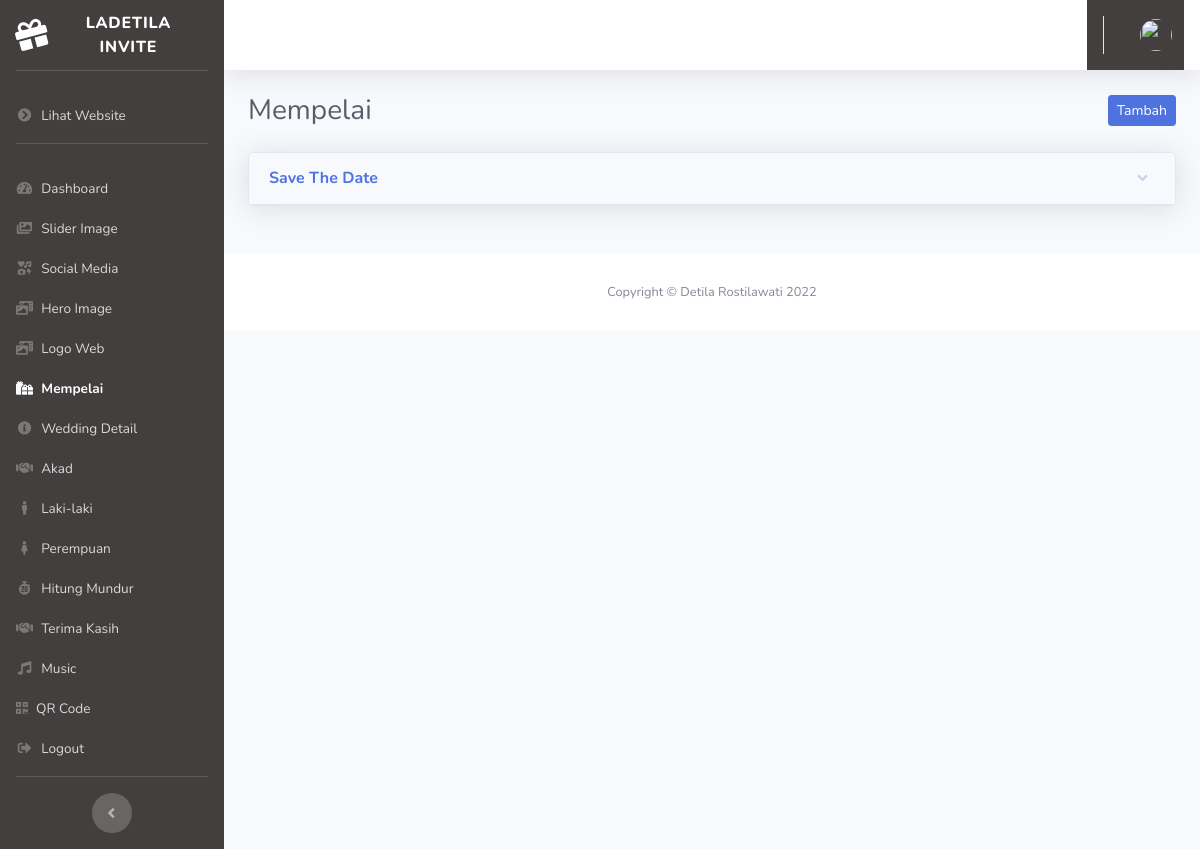
/index.php/admin/mempelai, run on the app's committed database.
### tables this page shows
CREATE TABLE `user_sub_menu` (
  `id` int(11) NOT NULL,
  `title` varchar(128) NOT NULL,
  `url` varchar(128) NOT NULL,
  `icon` varchar(128) NOT NULL
);

CREATE TABLE `nama_mempelai` (
  `id` int(11) NOT NULL,
  `nama_lk` varchar(255) NOT NULL,
  `nama_pr` varchar(255) NOT NULL,
  `save_the_date` varchar(255) NOT NULL,
  `tanggal` varchar(255) NOT NULL,
  `image` varchar(255) NOT NULL,
  `alamat` varchar(500) NOT NULL
);

### application/controllers/Admin.php (called while the page is built, shortened)
<?php
class Admin extends CI_Controller
{
    public function mempelai()
    {
        $data['title'] = 'Mempelai';
        $data['user'] = $this->db->get_where('user', ['email' => $this->session->userdata('email')])->row_array();
        $this->db->order_by('id', 'DESC');
        $data['mempelai'] = $this->db->get('nama_mempelai')->result_array();
        $this->form_validation->set_rules('nama_lk', 'Nama laki-Laki', 'required');
        $this->form_validation->set_rules('nama_pr', 'Nama Perempuan', 'required');
        $this->form_validation->set_rules('save_the_date', 'Save The Date', 'required');
        $this->form_validation->set_rules('tanggal', 'tanggal', 'required');
        $this->form_validation->set_rules('alamat', 'Alamat', 'required');
        if ($this->form_validation->run() == false) {
            $this->load->view('templates/header', $data);
            $this->load->view('templates/sidebar', $data);
            $this->load->view('templates/topbar', $data);
            $this->load->view('admin/mempelai', $data);
            $this->load->view('templates/footer');
        }
    }
}

### index.php (called while the page is built, shortened)
<?php
require_once BASEPATH.'core/CodeIgniter.php';

### application/views/admin/mempelai.php (the view, shortened to what this page needs)
<div class="container-fluid">
    <div class="d-sm-flex align-items-center justify-content-between mb-4">
        <h1 class="h3 mb-0 text-gray-800"><?= $title; ?></h1>
        <button class="btn btn-sm btn-primary float-right" data-toggle="modal" data-target="#tambahmempelaiModal"> Tambah</button>
    </div>
    <div class="row">
        <?php foreach ($mempelai as $m) : ?>
            <div class="col-xl col-md mb-4">
                <div class="card shadow mb-4">
                    <a href="#collapseCardExample" class="d-block card-header py-3" data-toggle="collapse" role="button" aria-expanded="true" aria-controls="collapseCardExample">
                        <h6 class="m-0 font-weight-bold text-primary"><?= $m['save_the_date']; ?></h6>
                    </a>
                </div>
            </div>
        <?php endforeach; ?>
    </div>
</div>

### application/views/templates/sidebar.php (shortened to what this page needs)
<ul class="navbar-nav sidebar sidebar-dark accordion" id="accordionSidebar">
    <a class="sidebar-brand d-flex align-items-center justify-content-center" href="<?= base_url('auth'); ?>">
        <div class="sidebar-brand-icon rotate-n-15">
            <i class="fas fa-gift"></i>
        </div>
        <div class="sidebar-brand-text mx-3">Ladetila Invite</div>
    </a>
    <hr class="sidebar-divider">
    <li class="nav-item">
        <a class="nav-link" href="<?= base_url() ?>">
            <i class="fas fa-fw fa-chevron-circle-right"></i>
            <span>Lihat Website</span></a>
    </li>
    <hr class="sidebar-divider">
    <?php
    $querySubMenu = "SELECT *
                  FROM user_sub_menu
                  ";
    $subMenu = $this->db->query($querySubMenu)->result_array();
    ?>
    <?php foreach ($subMenu as $sm) : ?>
        <?php if ($title == $sm['title']) : ?>
            <li class="nav-item active">
            <?php else : ?>
            <li class="nav-item">
            <?php endif; ?>
            <a class="nav-link pb-0" href="<?= base_url($sm['url']); ?>">
                <i class="<?= $sm['icon']; ?>"></i>
                <span><?= $sm['title']; ?></span></a>
            </li>
        <?php endforeach; ?>
        <li class="nav-item">
            <a class="nav-link" href="<?= base_url('auth/logout') ?>">
                <i class="fas fa-fw fa-sign-out-alt" data-dismiss="modal"></i>
                <span>Logout</span></a>
        </li>
        <hr class="sidebar-divider">
        <div class="text-center d-none d-md-inline">
            <button class="rounded-circle border-0" id="sidebarToggle"></button>
        </div>
</ul>

### application/views/templates/sidebar.php (style rules this page uses)
ul { background: linear-gradient(to right, #423F3E 0%, #423F3E 0%); }

### data on the page
user_sub_menu: title "Dashboard"
user_sub_menu: title "Slider Image"
user_sub_menu: title "Social Media"
user_sub_menu: title "Hero Image"
user_sub_menu: title "Logo Web"
user_sub_menu: title "Mempelai"
user_sub_menu: title "Wedding Detail"
user_sub_menu: title "Akad"
user_sub_menu: title "Laki-laki"
user_sub_menu: title "Perempuan"
user_sub_menu: title "Hitung Mundur"
user_sub_menu: title "Terima Kasih"
user_sub_menu: title "Music"
user_sub_menu: title "QR Code"
nama_mempelai: save_the_date "Save The Date"

### other printed values
$title "Mempelai"
